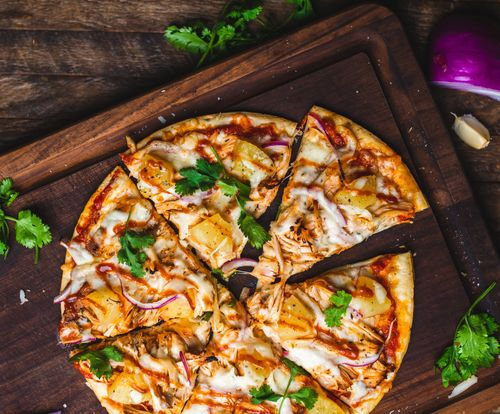
#> input picture images/2.jpg, 500 x 414 px, found by its file name
$ python 01_image_transform.py
#> lines starting #> are read from the running program, lines starting #| are printed output that depends on the picture
import cv2
import imutils
import numpy as np

# --------------------------------- All Tasks -------------------------------- #
#* 1. Image resizing, Image Pyramids
#* 2. Image flipping
#* 3. Image Rotation
#* 4. Image Translation (Affine & Perspective)
# ---------------------------------------------------------------------------- #

#? image reading
image = cv2.imread("images\\2.jpg")
#> image is the input picture: shape (414, 500, 3); mean B, G, R 53.9, 84.7, 117.8

def show_image(winname, image, destroy=False):
    cv2.imshow(winname, image)
    cv2.waitKey(0)
    if destroy:
        cv2.destroyAllWindows()

# ---------------------------------------------------------------------------- #
#? image resizing (Pyramids)

resized_image = cv2.resize(image, None, fx=0.5, fy=0.5, interpolation=cv2.INTER_NEAREST)
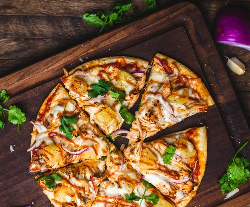
#> resized_image: shape (207, 250, 3); mean B, G, R 54, 84.6, 117.7
pyr_up = cv2.pyrUp(image)
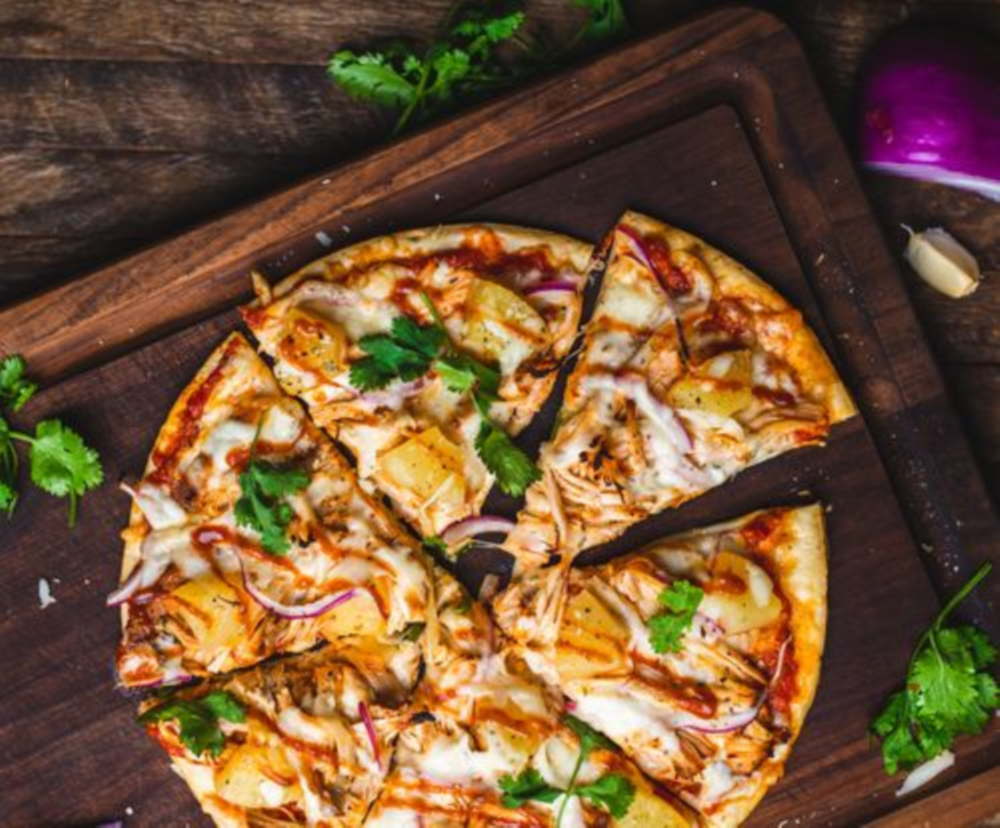
#> pyr_up: shape (828, 1000, 3); mean B, G, R 54, 84.8, 117.9
pyr_down = cv2.pyrDown(image)
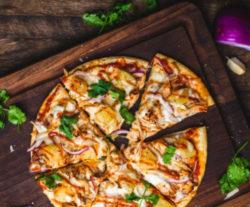
#> pyr_down: shape (207, 250, 3); mean B, G, R 53.9, 84.7, 117.7

show_image("Original Image", image)
show_image("Resized image (half)", resized_image)
show_image("Pyramids up image", pyr_up)
show_image("Pyramids down image", pyr_down, destroy=True)


# ---------------------------------------------------------------------------- #
#? image flipping

flipped = cv2.flip(image, 1) # Horizontally flipped image
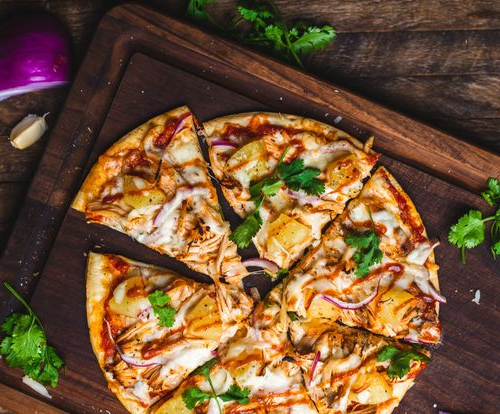
#> flipped: shape (414, 500, 3); mean B, G, R 53.9, 84.7, 117.8
show_image("Original Image", image)
show_image('Flipped image', flipped, destroy=True)

# ---------------------------------------------------------------------------- #
#? rotate image

rotated = cv2.rotate(image, cv2.ROTATE_90_CLOCKWISE)
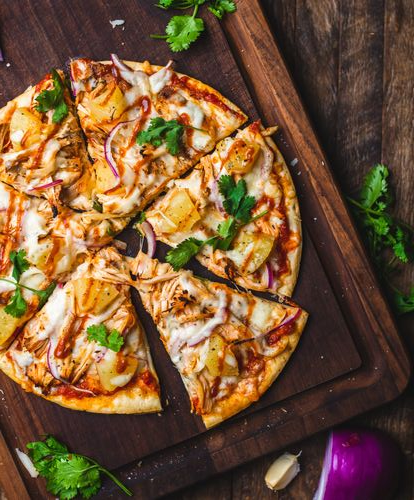
#> rotated: shape (500, 414, 3); mean B, G, R 53.9, 84.7, 117.8
show_image("Original Image", image)
show_image('90 degree Rotated image', rotated)

# get a specific rotation matrix
M = cv2.getRotationMatrix2D((50,50), -45, 1)
rotated_2 = cv2.warpAffine(image, M, (500,600))
show_image('-45 degree Rotated image', rotated_2)

# complete image bound result
rotated_3 = imutils.rotate_bound(image, -45)
show_image('-45 degree Rotated bound image', rotated_3, destroy=True)

# ---------------------------------------------------------------------------- #
#? Image translation

#! Translation
M = np.float32([[1, 0, 100],
                [0, 1, 60]])

(H, W, C) = image.shape
translated = cv2.warpAffine(image, M, (W, H))

show_image("Original Image", image)
show_image("Translated Image", translated)

#! Affine Matrix
pt1 = np.float32([[50,50], [150, 50], [50, 150]])
pt2 = np.float32([[20,70], [100, 30], [100, 100]])

M = cv2.getAffineTransform(pt1, pt2)
affined = cv2.warpAffine(image, M, (W, H))
show_image("Affined Image", affined)

#! Perpective Matrix
pts1 = np.float32([[56,65],[368,52],[28,387],[389,390]])
pts2 = np.float32([[0,0],[300,0],[0,300],[300,300]])

M = cv2.getPerspectiveTransform(pts1, pts2)

perspective = cv2.warpPerspective(image, M, (300,300))
show_image("Perspective image", perspective, destroy=True)

$ run again, with images/building.jpg copied over images/2.jpg
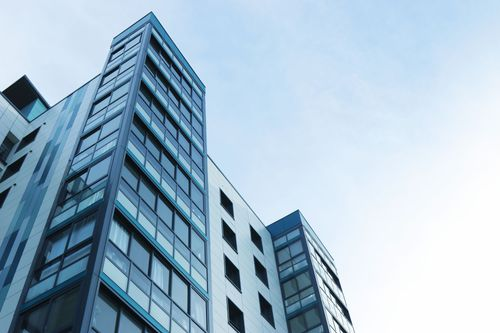
#> input picture images/building.jpg, 500 x 333 px, found by its file name
#> image is the input picture: shape (333, 500, 3); mean B, G, R 203.9, 186.3, 162.6
#> `flipped = cv2.flip(image, 1)`:
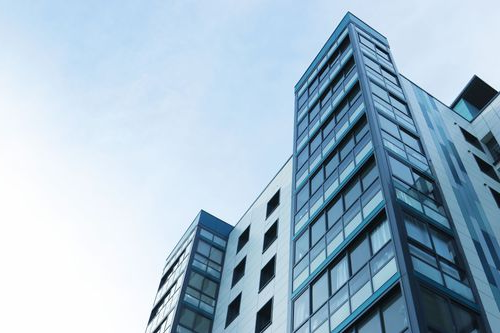
#> flipped: shape (333, 500, 3); mean B, G, R 203.9, 186.3, 162.6
#> `rotated = cv2.rotate(image, cv2.ROTATE_90_CLOCKWISE)`:
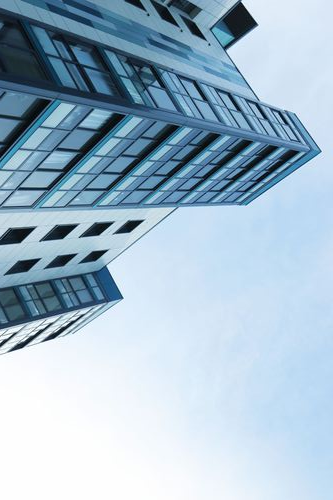
#> rotated: shape (500, 333, 3); mean B, G, R 203.9, 186.3, 162.6
